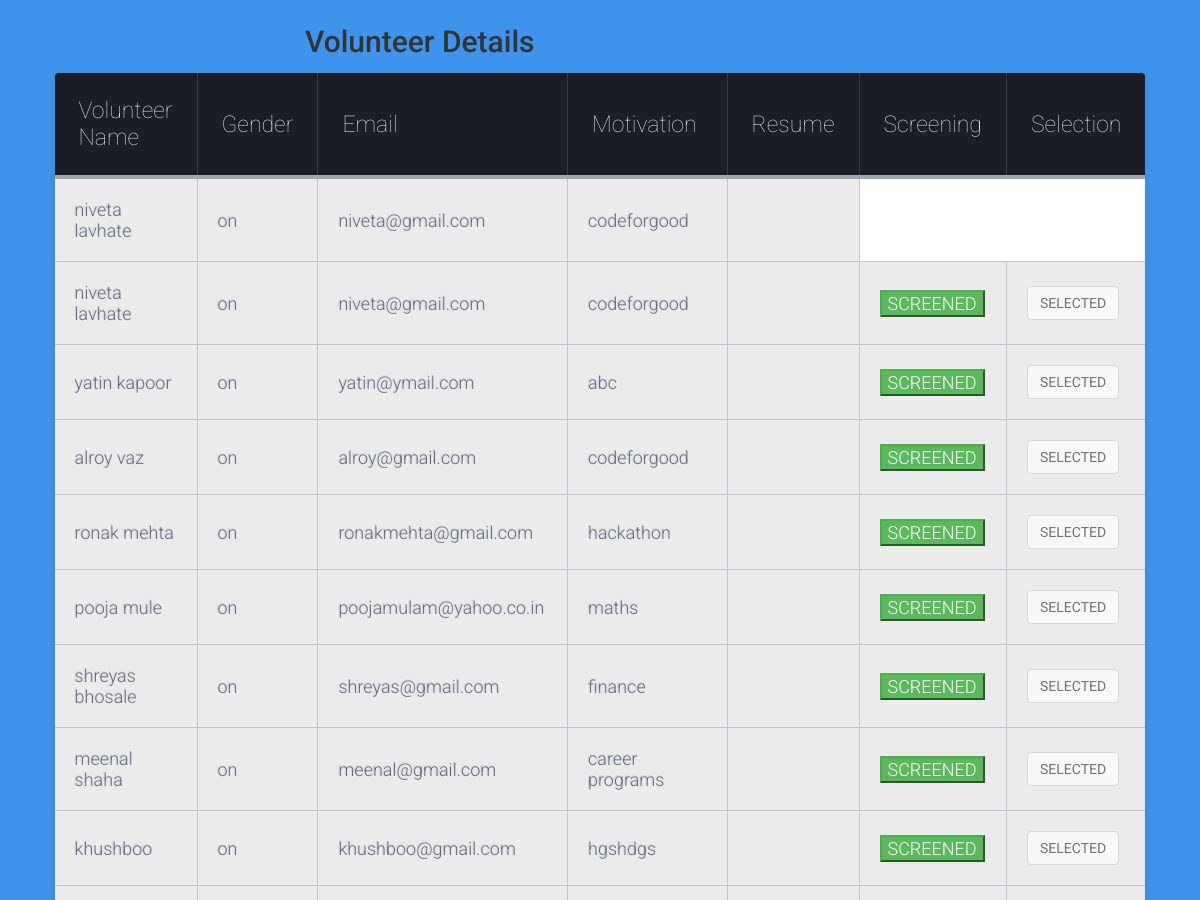
The page /html/screening.php (upper part) on the database as committed earlier.
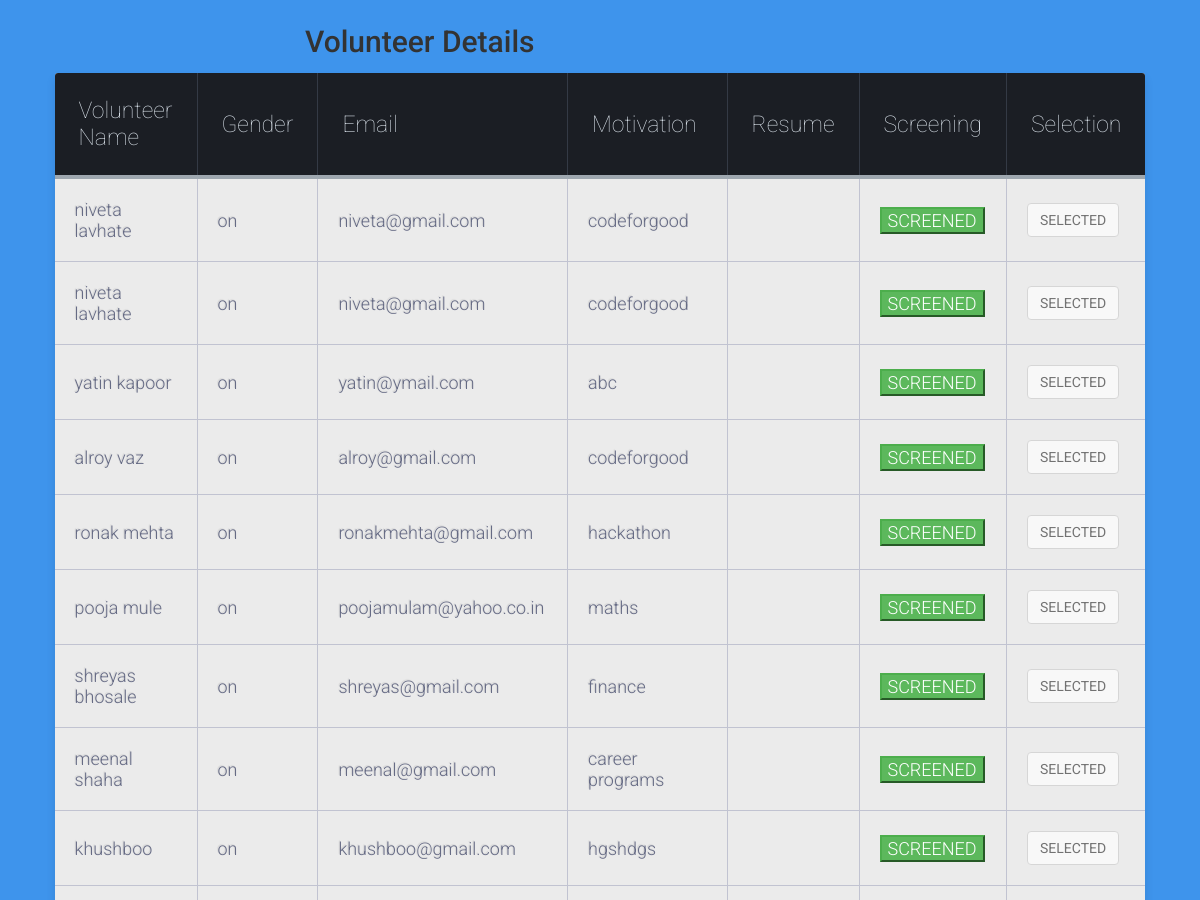
The same page on the database as committed later.
### tables this page shows
CREATE TABLE IF NOT EXISTS `volunteer` (
  `id` int(100) NOT NULL AUTO_INCREMENT,
  `name` varchar(100) NOT NULL,
  `contact` int(11) NOT NULL,
  `email` varchar(100) NOT NULL,
  `file_name` varchar(100) NOT NULL,
  `dob` date NOT NULL,
  `gender` varchar(100) NOT NULL,
  `degree` varchar(100) NOT NULL,
  `motivation` text NOT NULL,
  `expertise` text NOT NULL,
  `past_exp` text NOT NULL,
  `blood_group` varchar(100) NOT NULL,
  `screened` varchar(100) NOT NULL,
  `selected` varchar(100) NOT NULL,
  PRIMARY KEY (`id`)
);

### html/screening.php (the view, shortened to what this page needs)
<html>
<HEAD>
	<link rel="stylesheet" href="http://maxcdn.bootstrapcdn.com/bootstrap/3.3.6/css/bootstrap.min.css">
	<link rel="stylesheet" href="../css/screening.css">
</HEAD>
<body>
	<div class="table-title">
    <h2>Volunteer Details</h2>
    </div>
<?php
$servername = "localhost";
$username = "root";
$password = "";
$dbname = "atma";
$conn = new mysqli($servername, $username, $password, $dbname);
$sql = "SELECT * FROM volunteer";
$result = $conn->query($sql);
echo'
	<table class="table-fill">
	<tr>
	<th class="text-left">Volunteer Name</th>
	<th class="text-left">Gender</th>
	<th class="text-left">Email</th>
	<th class="text-left">Motivation</th>
	<th class="text-left">Resume</th>
	<th class="text-left">Screening</th>
	<th class="text-left">Selection</th></tr>';
if ($result->num_rows > 0) {
    while($row = $result->fetch_assoc()) {
    	echo '<form action="" method="post">';
       echo '<tr><td class="text-left">'.$row["name"].'</td>';
       echo '<td class="text-left">'.$row["gender"].'</td>';
       echo '<td class="text-left">'.$row["email"].'</td>';
       echo '<td class="text-left">'.$row["motivation"].'</td>';
       echo '<td class="text-left">'.$row["file_name"].'</td>';
       if($row["screened"]=="no")
       { echo '<td class="text-left"><input type="submit" class="btn-success" name="screened" value="SCREENED"></td>';
         echo '<td class="text-left"><input type="submit" class="btn btn-default" disabled="disabled" name="selected" value="SELECTED"></td>';
       }
       echo'</tr></form>';
}
}
	echo'</table>';
?>
</body>
</html>

### css/screening.css (style rules this page uses)
body { background-color: #3e94ec; font-family: "Roboto", helvetica, arial, sans-serif; font-size: 16px; font-weight: 400; text-rendering: optimizeLegibility; }
div.table-title { display: block; margin: auto; max-width: 600px; padding:5px; width: 100%; }
.table-fill { background: white; border-radius:3px; border-collapse: collapse; height: 320px; margin: auto; max-width: 600px; padding:5px; width: 100%; box-shadow: 0 5px 10px rgba(0, 0, 0, 0.1); animation: float 5s infinite; }
th { color:#D5DDE5;; background:#1b1e24; border-bottom:4px solid #9ea7af; border-right: 1px solid #343a45; font-size:23px; font-weight: 100; padding:24px; text-align:left; text-shadow: 0 1px 1px rgba(0, 0, 0, 0.1); vertical-align:middle; }
th:first-child { border-top-left-radius:3px; }
th:last-child { border-top-right-radius:3px; border-right:none; }
tr { border-top: 1px solid #C1C3D1; border-bottom-: 1px solid #C1C3D1; color:#666B85; font-size:16px; font-weight:normal; text-shadow: 0 1px 1px rgba(256, 256, 256, 0.1); }
tr:first-child { border-top:none; }
tr:nth-child(odd) td { background:#EBEBEB; }
td { background:#FFFFFF; padding:20px; text-align:left; vertical-align:middle; font-weight:300; font-size:18px; text-shadow: -1px -1px 1px rgba(0, 0, 0, 0.1); border-right: 1px solid #C1C3D1; }
td:last-child { border-right: 0px; }
th.text-left { text-align: left; }
td.text-left { text-align: left; }

Rows that differ between the two databases and show on the page:
changed volunteer (number 1 of 10 on the later page): screened (not shown) → "SCREENED"; selected (not shown) → "SELECTED"
